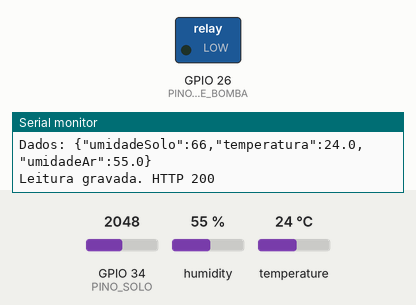
Recording of a sketch running on a simulated ESP32. Shown: switched loads named in the sketch (green lamp = pin HIGH), the last lines printed to the serial monitor. The test bench sets the inputs (shaded band); at power-on: GPIO 34 (PINO_SOLO) = 2048, humidity 55 %, temperature 24 °C (analog values on the 0–4095 scale). WiFi joins after 1.5 s; servers stay silent unless stated; uploads are accepted with an empty reply.

Above: at 3.7 s.
3.8 s: GPIO 34 (PINO_SOLO) set to 2793
13.7 s: GPIO 34 (PINO_SOLO) set to 2921
At 23.6 s:
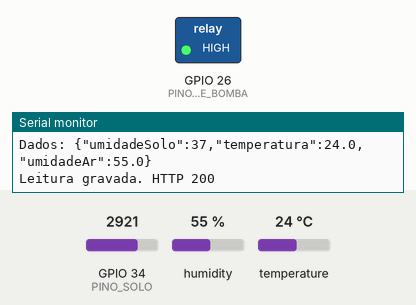
24.0 s: GPIO 34 (PINO_SOLO) set to 2047
At 33.7 s:
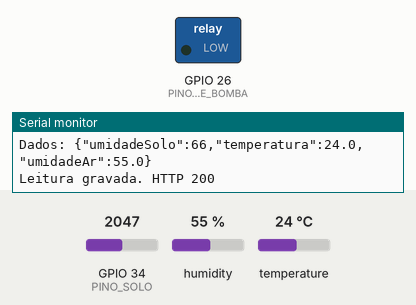
34.0 s: GPIO 34 (PINO_SOLO) set to 2866
At 43.9 s:
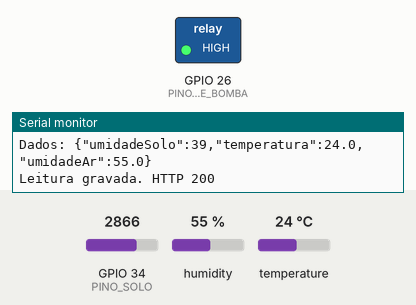
Timing chart, 0 to 45.0 s (numbered marks = the images above; inputs shaded):
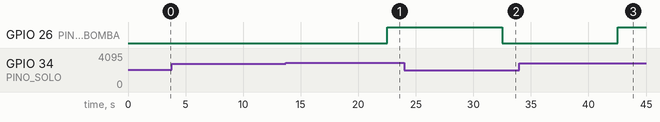

The sketch:

Codigo_arduino_conexao_com_spring_copy_20261104145254.ino
```cpp
#include <WiFi.h>
#include <HTTPClient.h>
#include "DHTesp.h"
#include <math.h>

// Rede SENAI
const char* WIFI_SSID = "SENAI";
const char* WIFI_PASSWORD = "senai2026";

// Servidor e planta cadastrada
const char* IP_SERVIDOR = "192.168.0.100";
const unsigned long ID_PLANTA = 1;

// Intervalos
const unsigned long INTERVALO_LEITURA_MS = 10000;
const unsigned long INTERVALO_RECONEXAO_MS = 10000;

// Pinos
const int PINO_DHT = 32;
const int PINO_SOLO = 34;
const int PINO_RELE_BOMBA = 26;

// Calibração do sensor de solo
const int SOLO_SECO_ADC = 4095;
const int SOLO_UMIDO_ADC = 1000;
const int UMIDADE_SOLO_MINIMA = 40;

DHTesp dht;

unsigned long ultimaLeitura = 0;
unsigned long ultimaTentativaWiFi = 0;
bool bombaLigada = false;

void conectarWiFi() {
  if (WiFi.status() == WL_CONNECTED) {
    return;
  }

  ultimaTentativaWiFi = millis();

  Serial.print("Conectando ao Wi-Fi ");
  Serial.println(WIFI_SSID);

  WiFi.mode(WIFI_STA);
  WiFi.begin(WIFI_SSID, WIFI_PASSWORD);

  unsigned long inicio = millis();

  while (WiFi.status() != WL_CONNECTED &&
         millis() - inicio < 10000) {
    delay(250);
    Serial.print(".");
  }

  Serial.println();

  if (WiFi.status() == WL_CONNECTED) {
    Serial.print("Wi-Fi conectado. IP do ESP32: ");
    Serial.println(WiFi.localIP());

    Serial.print("Sinal Wi-Fi: ");
    Serial.print(WiFi.RSSI());
    Serial.println(" dBm");
  } else {
    Serial.println("Falha ao conectar. Tentarei novamente.");
  }
}

int lerUmidadeSolo() {
  int leituraADC = analogRead(PINO_SOLO);

  int umidade = map(
    leituraADC,
    SOLO_SECO_ADC,
    SOLO_UMIDO_ADC,
    0,
    100
  );

  umidade = constrain(umidade, 0, 100);

  Serial.printf(
    "ADC do solo: %d | Umidade do solo: %d%%\n",
    leituraADC,
    umidade
  );

  return umidade;
}

void controlarRega(int umidadeSolo) {
  bool deveLigar = umidadeSolo < UMIDADE_SOLO_MINIMA;

  if (deveLigar != bombaLigada) {
    bombaLigada = deveLigar;
    digitalWrite(
      PINO_RELE_BOMBA,
      bombaLigada ? HIGH : LOW
    );
  }

  Serial.println(
    bombaLigada
      ? "Solo seco: bomba/LED ligado"
      : "Solo umido: bomba/LED desligado"
  );
}

String numeroOuNull(float valor) {
  if (isnan(valor)) {
    return "null";
  }

  return String(valor, 1);
}

void enviarLeitura(
  int umidadeSolo,
  float temperatura,
  float umidadeAr
) {
  if (WiFi.status() != WL_CONNECTED) {
    Serial.println(
      "Leitura nao enviada: Wi-Fi desconectado."
    );
    return;
  }

  String url =
    "http://" + String(IP_SERVIDOR) +
    "/api/relatorios/planta/" +
    String(ID_PLANTA);

  String json =
    "{\"umidadeSolo\":" + String(umidadeSolo) +
    ",\"temperatura\":" + numeroOuNull(temperatura) +
    ",\"umidadeAr\":" + numeroOuNull(umidadeAr) +
    "}";

  WiFiClient cliente;
  HTTPClient http;

  http.setConnectTimeout(10000);
  http.setTimeout(10000);
  http.setReuse(false);

  if (!http.begin(cliente, url)) {
    Serial.println(
      "Falha ao preparar a conexao HTTP."
    );
    return;
  }

  http.addHeader(
    "Content-Type",
    "application/json"
  );

  Serial.print("Enviando para: ");
  Serial.println(url);
  Serial.print("Dados: ");
  Serial.println(json);

  int codigo = http.POST(json);

  if (codigo >= 200 && codigo < 300) {
    Serial.printf(
      "Leitura gravada. HTTP %d\n",
      codigo
    );
  } else if (codigo < 0) {
    Serial.printf(
      "Falha na conexao HTTP (%d): %s\n",
      codigo,
      http.errorToString(codigo).c_str()
    );

    Serial.printf(
      "Sinal Wi-Fi: %d dBm\n",
      WiFi.RSSI()
    );
  } else {
    Serial.printf(
      "Servidor recusou a leitura. HTTP %d\n",
      codigo
    );

    String resposta = http.getString();
    if (resposta.length() > 0) {
      Serial.println(resposta);
    }
  }

  http.end();

  // Não reenviamos automaticamente: a API pode ter gravado
  // a leitura mesmo quando a resposta não chegou ao ESP32.
}

void setup() {
  Serial.begin(115200);
  delay(1000);

  Serial.println(
    "\n=== SISTEMA DE IRRIGACAO SMARTPLANT ==="
  );

  pinMode(PINO_RELE_BOMBA, OUTPUT);
  digitalWrite(PINO_RELE_BOMBA, LOW);

  pinMode(PINO_SOLO, INPUT);
  analogReadResolution(12);

  dht.setup(PINO_DHT, DHTesp::DHT11);

  conectarWiFi();
}

void loop() {
  unsigned long agora = millis();

  if (WiFi.status() != WL_CONNECTED &&
      agora - ultimaTentativaWiFi >=
        INTERVALO_RECONEXAO_MS) {
    conectarWiFi();
  }

  if (ultimaLeitura == 0 ||
      agora - ultimaLeitura >=
        INTERVALO_LEITURA_MS) {
    ultimaLeitura = agora;

    Serial.println("------------------------------");

    int umidadeSolo = lerUmidadeSolo();
    TempAndHumidity dados =
      dht.getTempAndHumidity();

    if (isnan(dados.temperature) ||
        isnan(dados.humidity)) {
      Serial.println(
        "Falha na leitura do DHT11."
      );
    } else {
      Serial.printf(
        "Temperatura: %.1f C | Umidade do ar: %.1f%%\n",
        dados.temperature,
        dados.humidity
      );
    }

    controlarRega(umidadeSolo);

    enviarLeitura(
      umidadeSolo,
      dados.temperature,
      dados.humidity
    );
  }

  delay(50);
}
```

Measured:
- the behaviour switches between 2857 and 2858 on GPIO 34 (PINO_SOLO) (found by bisection; images 0 and 1)
- after the input at 13.7 s, GPIO 26 (PINO_RELE_BOMBA): LOW → HIGH after 8.8 s
- after the input at 24.0 s, GPIO 26 (PINO_RELE_BOMBA): HIGH → LOW after 8.5 s
- after the input at 34.0 s, GPIO 26 (PINO_RELE_BOMBA): LOW → HIGH after 8.5 s
